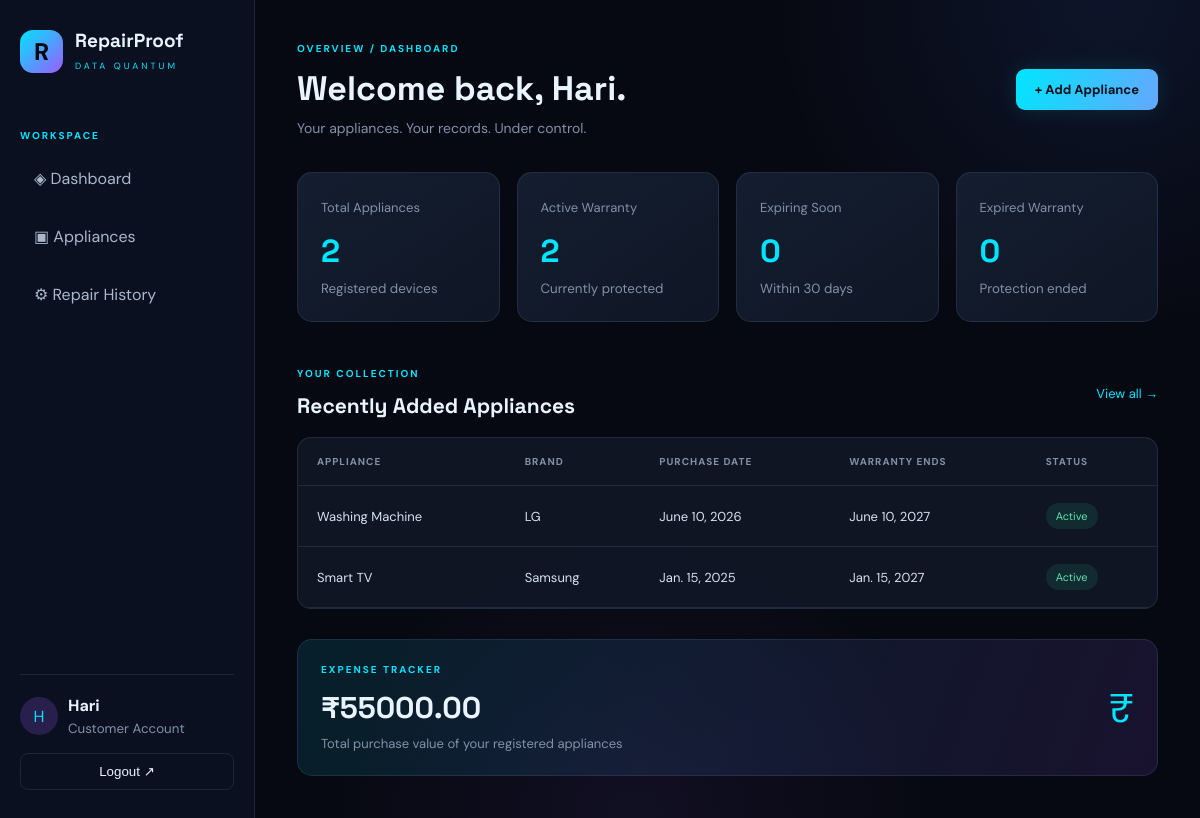
The app's page / (signed in) with its own data.
### tracker/models.py (models this page shows, shortened)
class Appliance(models.Model):
    CATEGORY_CHOICES = [
        ('Electronics', 'Electronics'),
        ('Kitchen', 'Kitchen'),
        ('Home Appliances', 'Home Appliances'),
        ('Other', 'Other'),
    ]
    owner = models.ForeignKey(
        User,
        on_delete=models.CASCADE,
        related_name='appliances'
    )
    name = models.CharField(max_length=100)
    brand = models.CharField(max_length=100)
    model_number = models.CharField(max_length=100, blank=True)
    category = models.CharField(
        max_length=50,
        choices=CATEGORY_CHOICES
    )
    purchase_date = models.DateField()
    warranty_months = models.PositiveIntegerField(default=12)
    price = models.DecimalField(
        max_digits=10,
        decimal_places=2,
        default=0
    )
    bill = models.FileField(
        upload_to='bills/',
        blank=True,
        null=True
    )
    notes = models.TextField(blank=True)
    created_at = models.DateTimeField(auto_now_add=True)
    @property
    def warranty_end(self):
        return add_months(
            self.purchase_date,
            self.warranty_months
        )
    @property
    def warranty_status(self):
        today = date.today()
        end_date = self.warranty_end
        if end_date < today:
            return 'Expired'
        if (end_date - today).days <= 30:
            return 'Expiring Soon'
        return 'Active'

### tracker/views.py (the view)
# urls.py: path('', views.dashboard, name='dashboard'),
@login_required
def dashboard(request):
    appliances = Appliance.objects.filter(
        owner=request.user
    )
    total_appliances = appliances.count()
    active_warranties = sum(
        1 for appliance in appliances
        if appliance.warranty_status == 'Active'
    )
    expiring_warranties = sum(
        1 for appliance in appliances
        if appliance.warranty_status == 'Expiring Soon'
    )
    expired_warranties = sum(
        1 for appliance in appliances
        if appliance.warranty_status == 'Expired'
    )
    total_spent = appliances.aggregate(
        total=Sum('price')
    )['total'] or 0
    recent_appliances = appliances.order_by(
        '-created_at'
    )[:5]
    context = {
        'total_appliances': total_appliances,
        'active_warranties': active_warranties,
        'expiring_warranties': expiring_warranties,
        'expired_warranties': expired_warranties,
        'total_spent': total_spent,
        'recent_appliances': recent_appliances,
    }
    return render(
        request,
        'tracker/dashboard.html',
        context
    )

### tracker/models.py (called while the page is built)
def add_months(start_date, months):
    month = start_date.month - 1 + months
    year = start_date.year + month // 12
    month = month % 12 + 1
    day = min(
        start_date.day,
        calendar.monthrange(year, month)[1]
    )
    return date(year, month, day)

### tracker/templates/tracker/dashboard.html (shortened to what this page needs)
{% extends 'tracker/base.html' %}
{% block content %}
<div class="topbar">
    <div>
        <p class="eyebrow">OVERVIEW / DASHBOARD</p>
        <h1>Welcome back, {{ user.username }}.</h1>
        <p class="subheading">Your appliances. Your records. Under control.</p>
    </div>
    <a href="{% url 'add_appliance' %}" class="primary-btn">
        + Add Appliance
    </a>
</div>
<div class="stats-grid">
    <div class="stat-card">
        <span>Total Appliances</span>
        <h2>{{ total_appliances }}</h2>
        <small>Registered devices</small>
    </div>
    <div class="stat-card">
        <span>Active Warranty</span>
        <h2>{{ active_warranties }}</h2>
        <small>Currently protected</small>
    </div>
    <div class="stat-card">
        <span>Expiring Soon</span>
        <h2>{{ expiring_warranties }}</h2>
        <small>Within 30 days</small>
    </div>
    <div class="stat-card">
        <span>Expired Warranty</span>
        <h2>{{ expired_warranties }}</h2>
        <small>Protection ended</small>
    </div>
</div>
<div class="section-heading">
    <div>
        <p class="eyebrow">YOUR COLLECTION</p>
        <h2>Recently Added Appliances</h2>
    </div>
    <a href="{% url 'appliances' %}" class="text-link">
        View all →
    </a>
</div>
<div class="table-container">
    <table>
        <thead>
            <tr>
                <th>Appliance</th>
                <th>Brand</th>
                <th>Purchase Date</th>
                <th>Warranty Ends</th>
                <th>Status</th>
            </tr>
        </thead>
        <tbody>
            {% for appliance in recent_appliances %}
            <tr>
                <td>{{ appliance.name }}</td>
                <td>{{ appliance.brand }}</td>
                <td>{{ appliance.purchase_date }}</td>
                <td>{{ appliance.warranty_end }}</td>
                <td>
                    <span class="status {{ appliance.warranty_status|slugify }}">
                        {{ appliance.warranty_status }}
                    </span>
                </td>
            </tr>
            {% endfor %}
        </tbody>
    </table>
</div>
<div class="bottom-card">
    <div>
        <p class="eyebrow">EXPENSE TRACKER</p>
        <h2>₹{{ total_spent|floatformat:2 }}</h2>
        <p>Total purchase value of your registered appliances</p>
    </div>
    <div class="bottom-icon">₹</div>
</div>
{% endblock %}

### tracker/templates/tracker/base.html (shortened to what this page needs)
{% load static %}
<!DOCTYPE html>
<html lang="en">
<head>
    <link rel="stylesheet" href="{% static 'tracker/css/style.css' %}">
</head>
<body>
<div class="app-layout">
    {% if user.is_authenticated %}
    <aside class="sidebar">
        <div class="brand">
            <span class="brand-icon">R</span>
            <div>
                <h2>RepairProof</h2>
                <small>DATA QUANTUM</small>
            </div>
        </div>
        <p class="menu-label">WORKSPACE</p>
        <nav>
            <a href="{% url 'dashboard' %}">◈ Dashboard</a>
            <a href="{% url 'appliances' %}">▣ Appliances</a>
            <a href="{% url 'repairs' %}">⚙ Repair History</a>
        </nav>
        <div class="sidebar-bottom">
            <div class="user-info">
                <div class="avatar">{{ user.username|first|upper }}</div>
                <div>
                    <strong>{{ user.username }}</strong>
                    <small>Customer Account</small>
                </div>
            </div>
            <form method="post" action="{% url 'logout' %}">
                <button class="logout-btn" type="submit">Logout ↗</button>
            </form>
        </div>
    </aside>
    {% endif %}
    <main class="main-content">
        {% block content %}
        {% endblock %}
    </main>
</div>
</body>
</html>

### tracker/static/tracker/css/style.css (style rules this page uses)
:root { --bg: #070912; --panel: #111827; --panel-light: #172235; --cyan: #00e5ff; --violet: #9b5cff; --blue: #477bff; --white: #eaf4ff; --muted: #8291a8; --border: rgba(142, 170, 210, 0.14); }
* { margin: 0; padding: 0; box-sizing: border-box; }
body { background: var(--bg); color: var(--white); font-family: 'DM Sans', sans-serif; min-height: 100vh; }
a { color: var(--cyan); text-decoration: none; }
.app-layout { display: flex; min-height: 100vh; }
.sidebar { width: 255px; background: #0b1020; border-right: 1px solid var(--border); padding: 28px 20px; display: flex; flex-direction: column; flex-shrink: 0; }
.brand { display: flex; align-items: center; gap: 12px; margin-bottom: 55px; }
.brand-icon { width: 43px; height: 43px; display: grid; place-items: center; border-radius: 13px; background: linear-gradient(135deg, var(--cyan), var(--violet)); color: #070912; font-size: 24px; font-weight: 800; }
.brand h2 { font-family: 'Space Grotesk', sans-serif; font-size: 19px; }
.brand small { color: var(--cyan); font-size: 9px; letter-spacing: 3px; }
.menu-label, .eyebrow { color: var(--cyan); font-size: 10px; font-weight: 700; letter-spacing: 2px; margin-bottom: 12px; }
.sidebar nav { display: grid; gap: 9px; }
.sidebar nav a { color: #aab8cc; padding: 14px; border-radius: 10px; transition: 0.25s; }
.sidebar-bottom { margin-top: auto; border-top: 1px solid var(--border); padding-top: 20px; }
.user-info { display: flex; align-items: center; gap: 10px; margin-bottom: 16px; }
.avatar { width: 38px; height: 38px; display: grid; place-items: center; background: rgba(155, 92, 255, 0.2); color: var(--cyan); border-radius: 50%; }
.user-info small { display: block; color: var(--muted); margin-top: 4px; }
.logout-btn { background: transparent; border: 1px solid var(--border); color: var(--white); width: 100%; padding: 10px; border-radius: 8px; cursor: pointer; }
.main-content { flex: 1; padding: 42px; min-width: 0; background: radial-gradient(circle at 90% 0%, rgba(71, 123, 255, 0.10), transparent 28%), radial-gradient(circle at 40% 100%, rgba(155, 92, 255, 0.07), transparent 30%), var(--bg); }
.topbar { display: flex; align-items: center; justify-content: space-between; gap: 20px; margin-bottom: 35px; }
h1, h2 { font-family: 'Space Grotesk', sans-serif; }
h1 { font-size: clamp(26px, 4vw, 34px); margin-bottom: 9px; }
.subheading { color: var(--muted); font-size: 14px; }
.primary-btn, .secondary-btn { display: inline-flex; justify-content: center; align-items: center; padding: 12px 19px; border-radius: 9px; border: 0; cursor: pointer; font-weight: 700; font-size: 13px; transition: 0.25s; }
.primary-btn { background: linear-gradient(110deg, var(--cyan), #65a7ff); color: #07101c; box-shadow: 0 0 22px rgba(0, 229, 255, 0.13); }
.stats-grid { display: grid; grid-template-columns: repeat(4, minmax(0, 1fr)); gap: 17px; margin-bottom: 45px; }
.stat-card, .bottom-card { background: linear-gradient(145deg, #141e30, #0f1625); border: 1px solid var(--border); border-radius: 15px; padding: 23px; transition: 0.25s; }
.stat-card span { color: var(--muted); font-size: 13px; }
.stat-card h2 { font-size: 32px; margin: 14px 0 6px; color: var(--cyan); }
.stat-card small { color: var(--muted); }
.section-heading { display: flex; align-items: center; justify-content: space-between; margin-bottom: 18px; }
.section-heading h2 { font-size: 21px; }
.text-link { font-size: 13px; }
.table-container { overflow-x: auto; border: 1px solid var(--border); border-radius: 14px; background: rgba(17, 24, 39, 0.85); margin-bottom: 30px; }
table { width: 100%; border-collapse: collapse; min-width: 650px; }
th, td { padding: 17px 19px; text-align: left; border-bottom: 1px solid var(--border); font-size: 13px; }
th { color: var(--muted); font-size: 10px; letter-spacing: 1px; text-transform: uppercase; }
td { color: #d6e2f2; }
.status { display: inline-block; padding: 6px 10px; border-radius: 20px; font-size: 11px; }
.status.active { color: #5ce4ae; background: rgba(40, 200, 140, 0.12); }
.bottom-card { display: flex; justify-content: space-between; align-items: center; background: linear-gradient(110deg, rgba(0, 229, 255, 0.10), rgba(155, 92, 255, 0.12)); }
.bottom-card h2 { font-size: 30px; margin: 8px 0; }
.bottom-card p:last-child { color: var(--muted); font-size: 13px; }
.bottom-icon { color: var(--cyan); font-size: 40px; }

### records on screen
Appliance: name "Washing Machine", brand "LG", purchase_date "June 10, 2026", warranty_end "June 10, 2027", warranty_status "Active"
Appliance: name "Smart TV", brand "Samsung", purchase_date "Jan. 15, 2025", warranty_end "Jan. 15, 2027", warranty_status "Active"

### other values on screen
{{ user.username|first|upper }} "H"
{{ user.username }} "Hari"
{{ total_appliances }} "2"
{{ active_warranties }} "2"
{{ expiring_warranties }} "0"
{{ expired_warranties }} "0"
{{ total_spent|floatformat:2 }} "55000.00"
